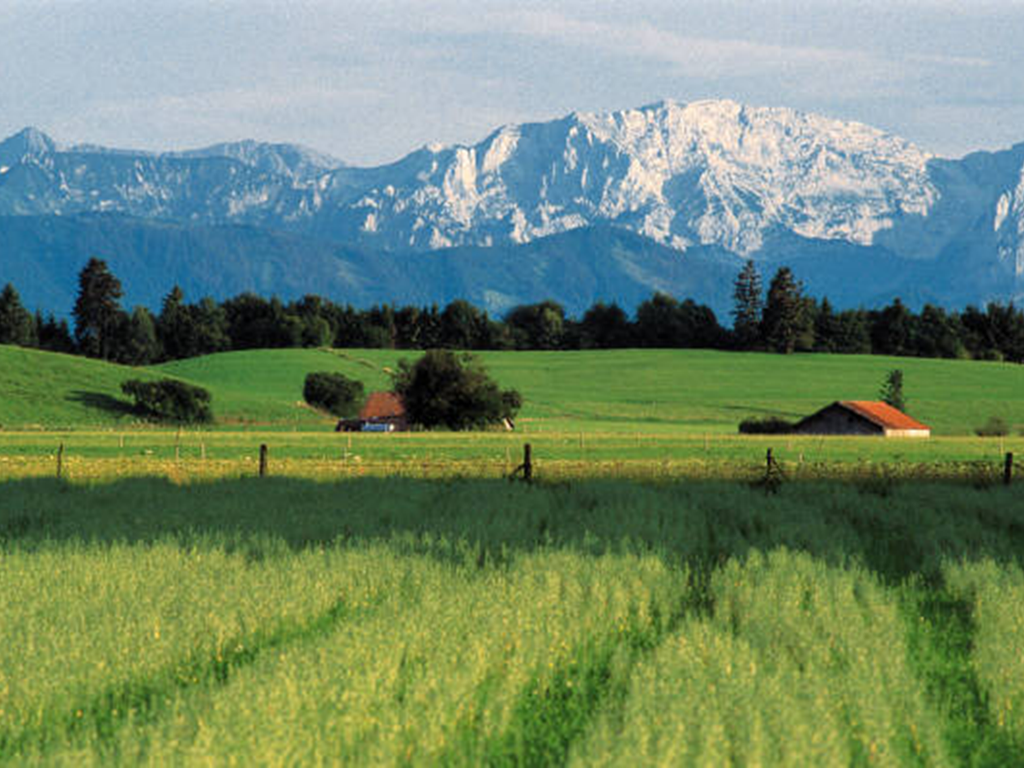
%> input picture Pictures/Landscape.PNG, 1024 x 768 px
$ octave savefile.m   (GNU Octave 9; MATLAB toolbox functions it lacks are replaced by stand-ins)
%> lines starting %> are read from the running program, lines starting %| are printed output that depends on the picture
### DCThide.m
function [ stego,key ] = DCThide( I,M,quality )
%DCThide This function embeds a messaged M into an image I with the DCT
%JSTEG process.

message=M;

I1=I;
[row coln]= size(I);
I= double(I);
% Subtracting each image pixel value by 128
I = I - (128*ones(size(I)));


% Quality Matrix Formulation
Q50 =stdQ;

 if quality > 50
     QX = round(Q50.*(ones(8)*((100-quality)/50)));
     QX = uint8(QX);
 elseif quality < 50
     QX = round(Q50.*(ones(8)*(50/quality)));
     QX = uint8(QX);
 elseif quality == 50
     QX = Q50;
 end

% Formulation of forward DCT Matrix and inverse DCT matrix
DCT_matrix8 = dctmtx(8);
iDCT_matrix8 = inv(DCT_matrix8);

% Jpeg Compression
dct_restored = zeros(row,coln);
QX = double(QX);

% Jpeg Encoding

% Forward Discret Cosine Transform
for i1=[1:8:row]
    for i2=[1:8:coln]
        zBLOCK=I(i1:i1+7,i2:i2+7);
        win1=dct2(zBLOCK);
        dct_domain(i1:i1+7,i2:i2+7)=win1;
    end
end
% Quantization of the DCT coefficients
for i1=[1:8:row]
    for i2=[1:8:coln]
        win1 = dct_domain(i1:i1+7,i2:i2+7);
        win2=round(win1./QX);
        dct_quantized(i1:i1+7,i2:i2+7)=win2;
    end
end

icoef=find(abs(dct_quantized)>1); % index of available coefficients for message

% validate that the message will fit in the image
n=numel(icoef);
[hm,wm]=size(message);
message=reshape(message,1,hm*wm);
L = length(message) * 8;
L=L+8;
 if (L)>n
 stego=[];
 key=[];
 return
 %error('The image is to small, choose a larger image')
 end

% message is converted to bit stream

    Ascii = [uint8(message),0];  %  concatenates the end of message characeter
    binStr = (dec2bin(Ascii,8));
    binStr = reshape(binStr',1,L);

% Quantizatoin index are converted to binary
indmes =  icoef(1:L); % index that will be changed
modified = dec2bin(dct_quantized(indmes)+128,8);
modified(1:length(binStr),8)=binStr;
modified=bin2dec(modified)-128;

dct_quantized(indmes)=modified;

% Jpeg Decoding
%  DCT Coefficients Dequantization
for i1=[1:8:row]
    for i2=[1:8:coln]
        win2 = dct_quantized(i1:i1+7,i2:i2+7);
        win3 = win2.*QX;
        dct_dequantized(i1:i1+7,i2:i2+7) = win3;
    end
end
% Inverse DCT
for i1=[1:8:row]
    for i2=[1:8:coln]
        win3 = dct_dequantized(i1:i1+7,i2:i2+7);
        win4=idct2(win3);
        dct_restored(i1:i1+7,i2:i2+7)=win4;
    end
end
I2=dct_restored+128;


stego=uint8(I2);
key=[quality;indmes];
%imwrite(stego,[filename,'.jpg'],'jpg','quality',quality);

end

### stdQ.m
function [ q ] = stdQ(  )
%StdQ returns the standar quantization matrix used in JPEG
%
q= [16 11 10 16 24 40 51 61; 12 12 14 19 26 58 60 55;...
     14 13 16 24 40 57 69 56; 14 17 22 29 51 87 80 62; ...
     18 22 37 56 68 109 103 77; 24 35 55 64 81 104 113 92;...
     49 64 78 87 103 121 120 101; 72 92 95 98 112 100 103 99];


end

### loremipsum.m
%% Long text

t='Lorem ipsum dolor sit amet, velit ut lobortis euismod turpis eu. Facilisis sed, sit et suspendisse a, phasellus metus augue corporis nulla. Et sed torquent, tincidunt et convallis amet. Placerat aliquam, velit sed, nibh aliquet fusce ac, id in wisi sed maecenas velit. Mus sit tincidunt lacus fermentum, et quis proin elit, pulvinar sit netus suscipit nullam harum ac, in ac nostra feugiat eu, fames donec eros. \n \n Vestibulum dignissim, magna sed libero elementum ultrices torquent turpis, maecenas lacinia pede, consectetuer egestas felis, tortor sed aliquam fringilla rutrum sed. Amet non ultricies condimentum nibh sit euismod, congue consectetur suspendisse eu montes, pretium accumsan vivamus integer mi placerat. Lectus est. Dapibus aliquam duis vestibulum ac gravida, porta leo quam sed nullam pariatur orci, augue aliquam donec vitae diam mauris aliquam, quis dictum rutrum ut nulla libero. Nulla risus enim. Ac quam at platea. Cursus in sed, augue deserunt. Felis velit proin sociosqu dolor. Ullamcorper nec suspendisse convallis, eu aenean erat, diam ut in massa nunc, id sit iaculis leo ornare ut id. Ut sit magna fringilla, molestie nascetur mi nunc lorem dignissim, posuere cubilia pellentesque placerat.\n \n Magna pede vitae orci erat, vestibulum rutrum id nonummy vehicula aliquam risus, magnis pulvinar aliquam, dui dictum. A rhoncus wisi venenatis, purus lorem velit lectus mollis quis. Faucibus vulputate nunc, eget libero tellus. Odio lorem sapien. Dictum suspendisse nulla.Fusce ut eget tempor nullam etiam, et nec feugiat, urna porttitor nunc. Lectus erat enim fermentum, inceptos cras risus dolor faucibus libero. Mauris pulvinar dictum nulla, et in nec quis donec donec potenti, consequat vestibulum urna quam, tincidunt dui, velit placerat pulvinar. Lorem etiam pulvinar tortor, a etiam arcu. Elit arcu laoreet sem mi viverra. Proin lectus ullamcorper faucibus sociosqu viverra sagittis, leo eget, excepteur suspendisse pellentesque nascetur eros. Lorem dui sem, tempor velit sollicitudin tellus amet. Lobortis adipiscing mollis, lorem libero, enim nulla, lorem arcu purus, neque dolor amet porttitor lacus. Dui parturient nec dictum sapien totam, nonummy donec pharetra lectus amet ligula. Et praesent tincidunt risus semper ut dis, turpis phasellus laboris. Fringilla aliquet ullamcorper lacus ante, arcu in magna, bibendum itaque senectus cras suspendisse orci lacus, id quam, elementum penatibus eu quaerat mus.\n \nSollicitudin in in condimentum aut risus mi, suspendisse dui libero massa. Nulla a lectus, aut integer mollis non fusce dui, temporibus a elit amet feugiat quisque. Mattis diam nec non, leo malesuada sollicitudin sodales suspendisse morbi ornare, inceptos diam, velit phasellus erat feugiat sit, dolor elit bibendum eros. Nibh id interdum pharetra pellentesque. Dolor quisque curabitur, ultrices bibendum et turpis, libero venenatis tincidunt nullam diam porta, a tortor suspendisse non velit ligula nam. Sit nonummy suspendisse lorem erat, arcu nec ornare, tempus sit venenatis culpa ridiculus suscipit, velit odit lacus, tristique aliquam magna neque nulla ipsum justo. Eget dolor, libero leo iaculis sed, nunc augue aenean. Neque at diam praesent dolor ac. Nibh magna, erat proin iaculis, nisl suscipit non, amet nullam leo. Nibh amet nunc mauris at neque ut, massa dis non velit vestibulum adipiscing. Etiam in vitae et lorem vel, leo bibendum metus, risus integer vitae, suscipit gravida luctus condimentum elit commodo impedit, taciti vel placerat fusce consectetuer vestibulum quis.\n \n Eu sed justo erat, sem ipsum justo vestibulum nullam tempor turpis. Duis amet lectus ut vivamus, sed interdum sit in blandit vel, nibh eget magna. Non accumsan non ac dictum vivamus vivamus. Tempus tempus ut libero natoque sagittis nunc, ornare ut imperdiet sed rhoncus, neque massa ut. Velit diam rutrum arcu fusce quam nullam, a in, nisl id dictumst nunc nunc tristique vivamus, volutpat sapien. Mi vel libero est sodales, tellus libero quis, tempus parturient vel vehicula cras est, ac lorem in porttitor pede dictum ac, praesent sollicitudin varius enim. Ultrices facilisis sit, leo natoque adipiscing quis vivamus vestibulum eu, sed tempore dolor, eu interdum neque integer leo massa fusce. Tellus viverra nibh. Venenatis vehicula incidunt tempor. Per urna eros in dui, sed ante massa lacus vitae nisl neque, earum consectetuer sed maecenas eget eu, ligula odio sit donec laoreet, elementum ante nunc ut dictum ac blandit. Mauris eget id, nascetur ut ipsa sit elit vestibulum id, luctus diam tellus cum in.\n \n Vitae hendrerit. Porta at nascetur vehicula. Velit tincidunt ad in tincidunt ut nunc, cras nec, netus viverra phasellus hendrerit pellentesque amet curabitur. Distinctio suspendisse ante tempor, non ut, vel at sed, ullamcorper mus arcu leo. Vel commodo rhoncus in turpis, tincidunt sint sed sit, rutrum lectus eleifend nascetur. Nunc lorem magna, ultrices tellus in nulla, ac eros vitae aenean magna. Porttitor placerat iaculis aliquam magna urna placerat. Lobortis sodales volutpat. Lectus nulla vivamus mus, eu proin eleifend vel tortor risus rutrum, et integer est mi vel ut vehicula, eu facilisis consectetuer pulvinar vulputate consectetuer. Libero ac tempor. Nisl ultrices lectus pretium wisi justo tristique. Lacus tempus amet lorem nec, praesent nulla platea in augue nonummy, pede fermentum pellentesque ornare sit porttitor.\n \n Vitae cras faucibus placerat venenatis ultricies, ornare ac amet, convallis at dui amet integer id vestibulum. Suscipit ac at mollis accusamus posuere quis, in ipsum felis ut pellentesque urna, accumsan aenean non scelerisque sit conubia. Ut in gravida commodo, eu a, tristique ullamcorper sed lacus diam vel, nisl risus ante. Fuga suspendisse, pellentesque nulla eget ornare, fermentum sed commodi maecenas euismod, orci ut venenatis praesent venenatis. Duis ultricies mus a erat. Non id mauris porttitor tortor egestas, quam id maecenas libero et erat. Dictum id quis. Aliquam luctus felis porttitor modi, lacus mattis justo lobortis gravida, tortor nulla, ipsum mi orci, mi arcu elit sed leo nec amet. Dictumst sed sagittis nec vivamus eu, suscipit nunc ullamcorper, mauris maecenas risus in elementum erat. Gravida quis ipsum et magna, at aliquam aenean, mauris ullamcorper, erat porta, rhoncus proin massa vitae consequat amet at. Rutrum pellentesque orci ullamcorper maecenas proin sit, in sunt venenatis sed donec mollis mattis, sociosqu in tellus, risus pretium ultrices volutpat. Nisl eget.\n \n Proin enim pharetra, praesent lacus mollis, sit non, imperdiet purus, sed sit suscipit aliquam ut interdum tristique. Neque molestie, voluptatem semper leo suscipit, sit amet. Orci consectetuer nec nunc nibh, dignissim id nullam metus. Class leo urna a, nullam sed, vel odio congue porttitor tincidunt fugit, consectetuer pede lacinia, nullam nibh imperdiet vestibulum vivamus vivamus. Tellus orci mauris, vivamus non ac, nostra sem. Pellentesque quisque aliquam arcu venenatis eu mus, aliquam accusamus eu nullam lobortis, class dis vestibulum, non dolor mus dui molestie dui purus. Ac sed, tempor vel id sapien lectus donec enim, volutpat id non turpis in quam. Omnis praesent feugiat ex amet at magna, arcu id turpis integer et, lectus dictum, quis quisque elit proin id consectetuer, wisi ex duis tristique morbi condimentum pellentesque. Fringilla dolor rutrum rhoncus nec sed mauris, wisi ultricies in, netus gravida id, diam est orci justo auctor. Molestie lacus consectetuer proin wisi enim arcu, non id lorem, ac mi vivamus quam enim, odio per occaecat aenean. Amet hendrerit dictum turpis integer, lectus sed quis aenean volutpat aut, ligula qui mi sapien scelerisque hymenaeos. Vehicula vitae quisque'

### savefile.m
f=imread('Landscape.png');
%> f is the input picture: size 768x1024x3 uint8; mean R, G, B 111.8, 136.1, 107.5
f=rgb2gray(f);
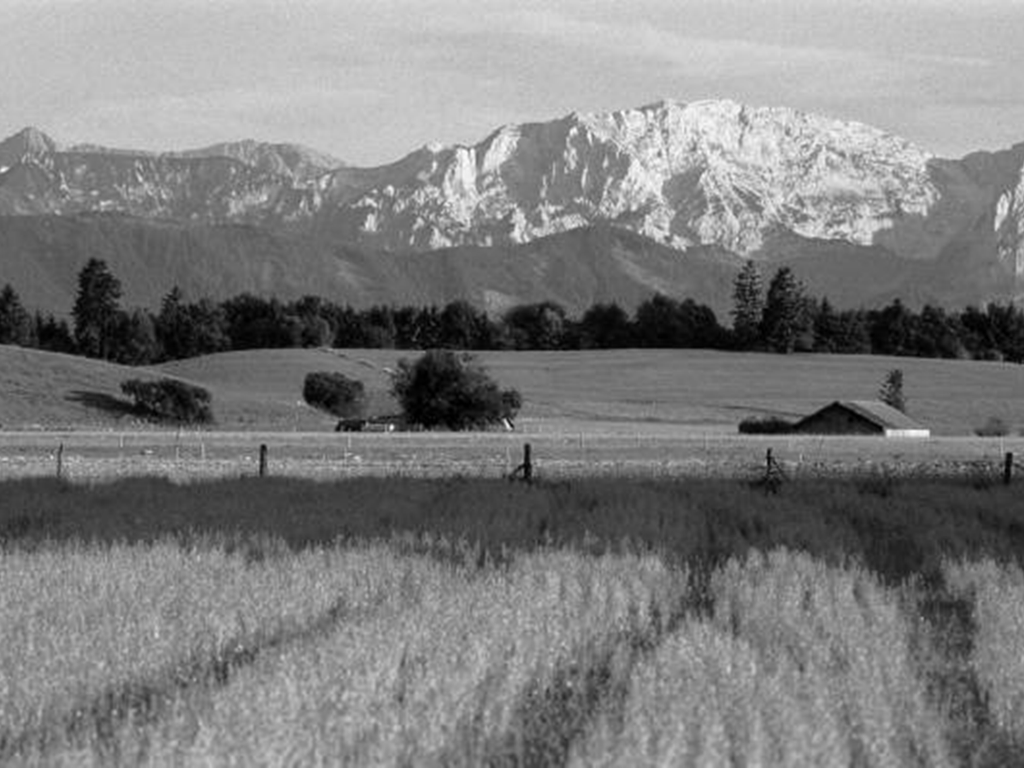
%> f: size 768x1024 uint8; min 0, max 253, mean 125.6
loremipsum
[stego,key]=DCThide(f,t,75);
%> after the loop in DCThide, `for i1=[1:8:row]`:
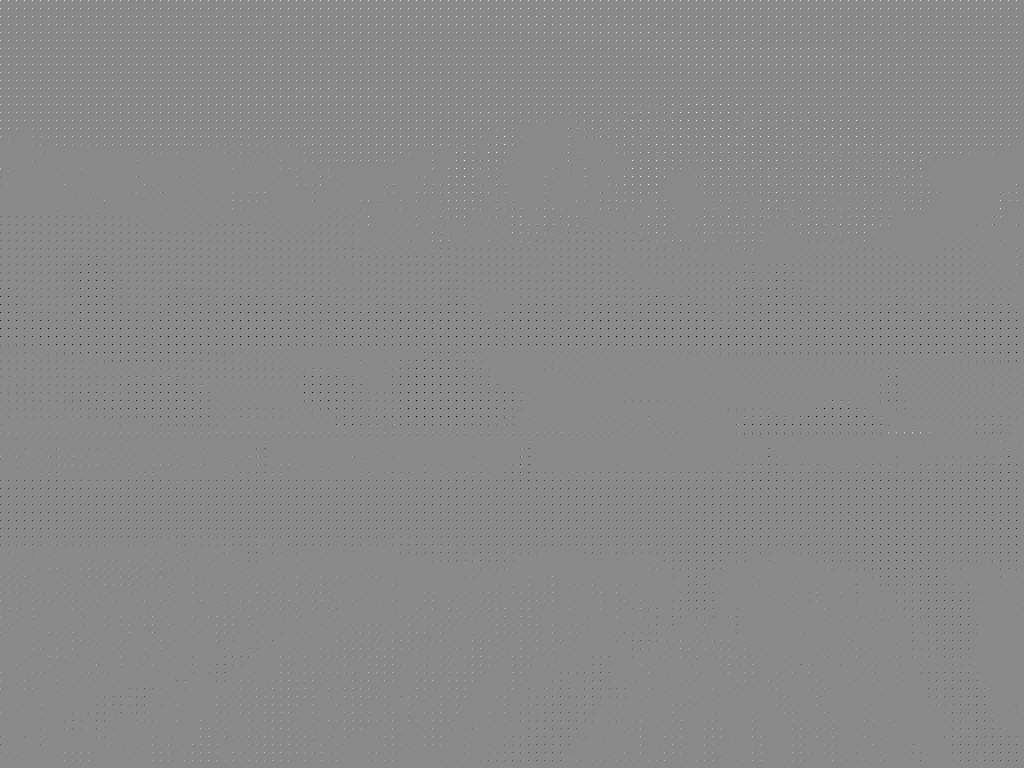
%> dct_domain: size 768x1024 double; min -1001.3, max 859.1, mean -0.3; drawn with min black and max white
%> in DCThide, `icoef=find(abs(dct_quantized)>1);`: icoef = 68408 values from 1 to 783721
%> in DCThide, `n=numel(icoef);`: n = 68408
%> in DCThide, `modified = dec2bin(dct_quantized(indmes)+128,8);`: modified = 61736 items
%> in DCThide, `dct_quantized(indmes)=modified;`: dct_quantized: size 768x1024 double; min -125, max 107, mean 0; mean of the top-left, top-right, bottom-left and bottom-right quarters 0.1, 0.3, -0.2, -0.3
%%
fid=fopen('testkey.key','w');
fwrite(fid,key,'double');
fclose(fid);
%%

fid=fopen('testkey.key');
k=fread(fid,'double')
fclose(fid);

$ run again, with Pictures/NUmap.jpg saved as Pictures/Landscape.PNG
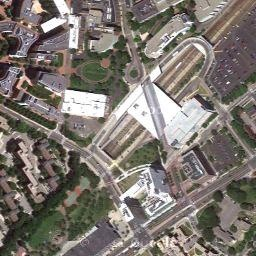
%> input picture Pictures/NUmap.jpg, 256 x 256 px
%> f is the input picture: size 256x256x3 uint8; mean R, G, B 124.5, 117.8, 111.3
%> `f=rgb2gray(f);`:
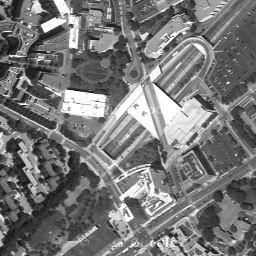
%> f: size 256x256 uint8; min 0, max 255, mean 119.1
%> after the loop in DCThide, `for i1=[1:8:row]`:
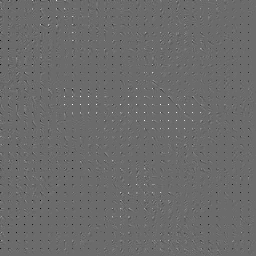
%> dct_domain: size 256x256 double; min -744, max 1014, mean -1.1; drawn with min black and max white
%> icoef = 16130 values from 1 to 65009
%> n = 16130
%> stego = []
